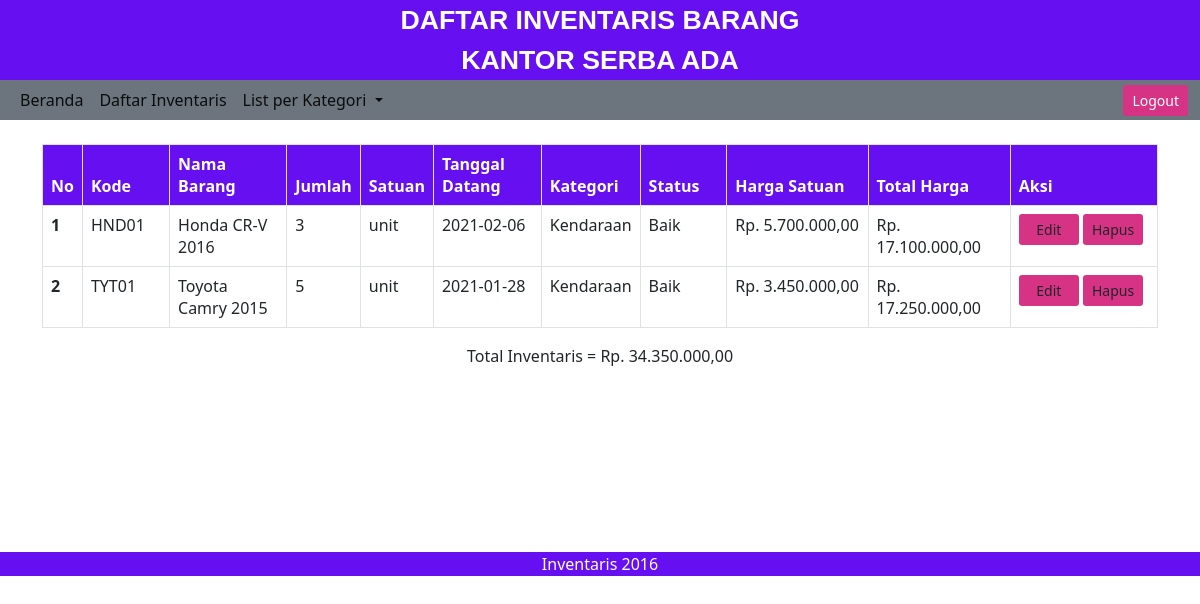
/kategori.php?kategori=kendaraan (signed in), run on the app's committed database.
### tables this page shows
CREATE TABLE `inventaris` (
  `kode_barang` varchar(10) NOT NULL,
  `nama_barang` varchar(30) NOT NULL,
  `jumlah` int(11) NOT NULL,
  `satuan` varchar(15) NOT NULL,
  `tgl_datang` date NOT NULL,
  `kategori` varchar(20) NOT NULL,
  `status_barang` varchar(20) NOT NULL,
  `harga` int(20) NOT NULL
);

### kategori.php (the view, shortened to what this page needs)
<?php
  if(isset($_GET['kategori']))
      {
        if($_GET['kategori'] == "bangunan") {
          $kategori='Bangunan';
        }else if($_GET['kategori'] == "kendaraan") {
          $kategori='Kendaraan';
        }else if($_GET['kategori'] == "alattuliskantor"){
          $kategori='Alat Tulis Kantor';
        }else if($_GET['kategori'] == "elektronik"){
          $kategori='Elektronik';
        }
      }
?>
<html>
  <head>
    <link rel="stylesheet" href="assets/css/bootstrap.css">
    <link rel="stylesheet" href="assets/js/bootstrap.js">
  </head>
  <body>
    <div class="text-center text-white fw-bold" style="background-color: #6610f2; font-size: 20pt; font-family: sans-serif; margin-bottom: -16px;">
      <p>DAFTAR INVENTARIS BARANG<br>KANTOR SERBA ADA</p>
    </div>
    <nav class="navbar navbar-expand-lg navbar-light bg-secondary pt-0 pb-0" >
      <div class="container-fluid ms-auto">
        <div class="collapse navbar-collapse" id="navbarNavDropdown">
          <ul class="navbar-nav">
            <li class="nav-item">
              <a class="nav-link active" aria-current="page" href="index.php">Beranda</a>
            </li>
            <li class="nav-item">
              <a class="nav-link active" aria-current="page" href="daftar_inventaris.php">Daftar Inventaris</a>
            </li>
            <li class="nav-item dropdown">
              <a class="nav-link dropdown-toggle active" href="#" id="navbarDropdownMenuLink" role="button" data-bs-toggle="dropdown" aria-expanded="false">
                List per Kategori
              </a>
            </li>
          </ul>
        </div>
        <a href="logout.php">
          <button class="btn btn-sm text-white" style="background-color:  #d63384;">Logout</button>
        </a>
      </div>
    </nav>
    <div class="container mr-4"><br>
    <table class="table table-bordered">
          <thead>
            <tr class="text-white" style="background-color: #6610f2;">
              <th scope="col" width="3%">No</th>
              <th scope="col" width="8%">Kode</th>
              <th scope="col" width="11%">Nama Barang</th>
              <th scope="col" width="6%">Jumlah</th>
              <th scope="col" width="6%">Satuan</th>
              <th scope="col" width="10%">Tanggal Datang</th>
              <th scope="col" width="8%">Kategori</th>
              <th scope="col" width="8%">Status</th>
              <th scope="col" width="13%">Harga Satuan</th>
              <th scope="col" width="13%">Total Harga</th>
              <th colspan="2" scope="col" width="14%">Aksi</th>
            </tr>
          </thead>
          <?php
            include 'koneksi.php';
            $no = 1;
            $totalinv=0;
            $query= mysqli_query($konek,"SELECT * from inventaris where kategori='$kategori'");
            while($data=mysqli_fetch_array($query))
              {
          ?>
          <tbody>
            <tr>
              <th scope="row"> <?php echo $no;$no++; ?> </th>
              <td><?php echo $data['kode_barang']; ?></td>
              <td><?php echo $data['nama_barang']; ?></td>
              <td><?php echo $data['jumlah']; ?></td>
              <td><?php echo $data['satuan']; ?></td>
              <td><?php echo $data['tgl_datang']; ?></td>
              <td><?php echo $data['kategori']; ?></td>
              <td><?php echo $data['status_barang']; ?></td>
              <td><?php echo "Rp. " . number_format($data['harga'],2,',','.'); ?></td>
              <?php $total=$data['harga']*$data['jumlah'];?>
              <td><?php echo "Rp. " .number_format($total,2,',','.'); ?></td>
              <?php $totalinv=$totalinv+$total; ?>
              <td>
                <a class="btn btn-sm" style="background-color: #d63384; width: 60px;" href=form_edit.php?kode_barang=<?php echo $data['kode_barang'];?>>Edit</a>
                <a class="btn btn-sm" style="background-color: #d63384; width: 60px;" href=hapus.php?kode_barang=<?php echo $data['kode_barang'];?>>Hapus</a>
              </td>
            <?php }
            ?>
            </tr>
          </tbody>
        </table>
        <p class="text-center">Total Inventaris = Rp. <?php echo number_format($totalinv,2,',','.'); ?></p>
        </div>
    <br><br><br><br><br><br><br>
    <div class="text-center text-white" style="background-color: #6610f2;">
      <p>Inventaris 2016</p>
    </div>
  </body>
</html>

### data on the page
inventaris: kode_barang "HND01", nama_barang "Honda CR-V 2016", jumlah "3", satuan "unit", tgl_datang "2021-02-06", kategori "Kendaraan", status_barang "Baik", harga "5.700.000,00", total "17.100.000,00"
inventaris: kode_barang "TYT01", nama_barang "Toyota Camry 2015", jumlah "5", satuan "unit", tgl_datang "2021-01-28", kategori "Kendaraan", status_barang "Baik", harga "3.450.000,00", total "17.250.000,00"

### other printed values
$totalinv "34.350.000,00"
